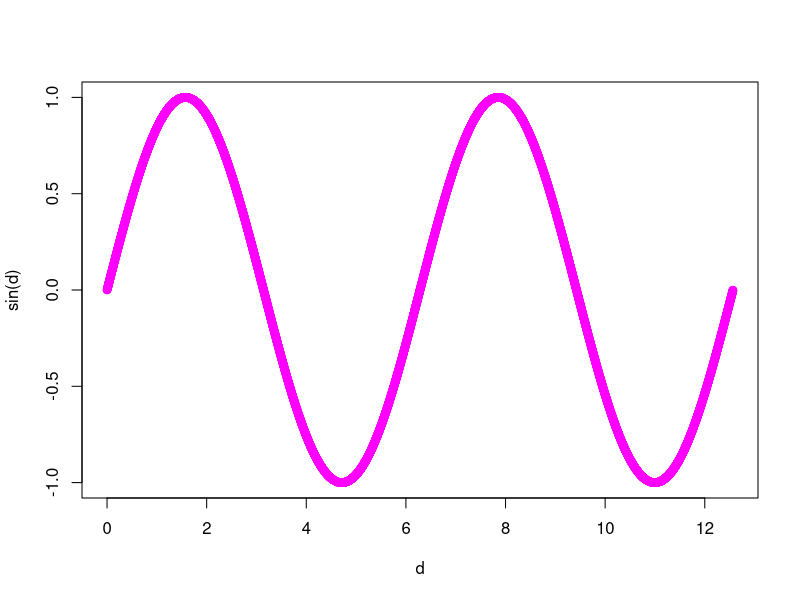
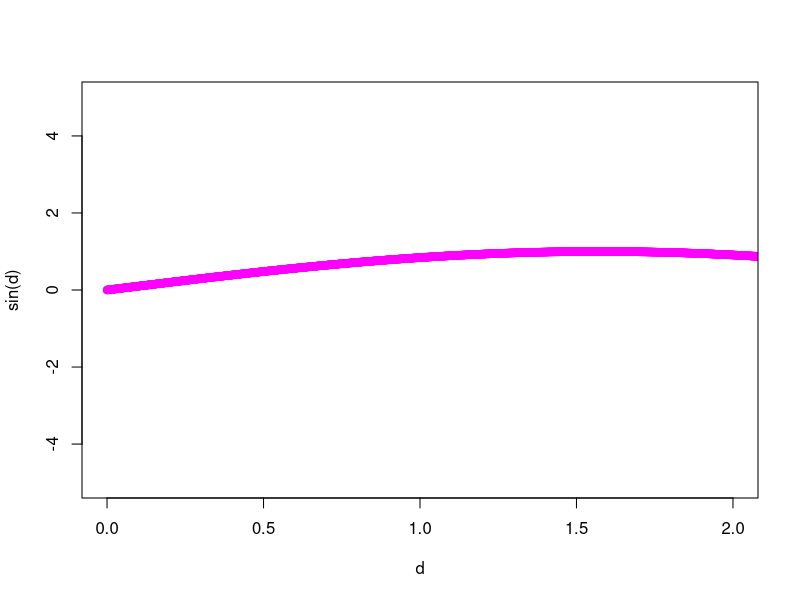
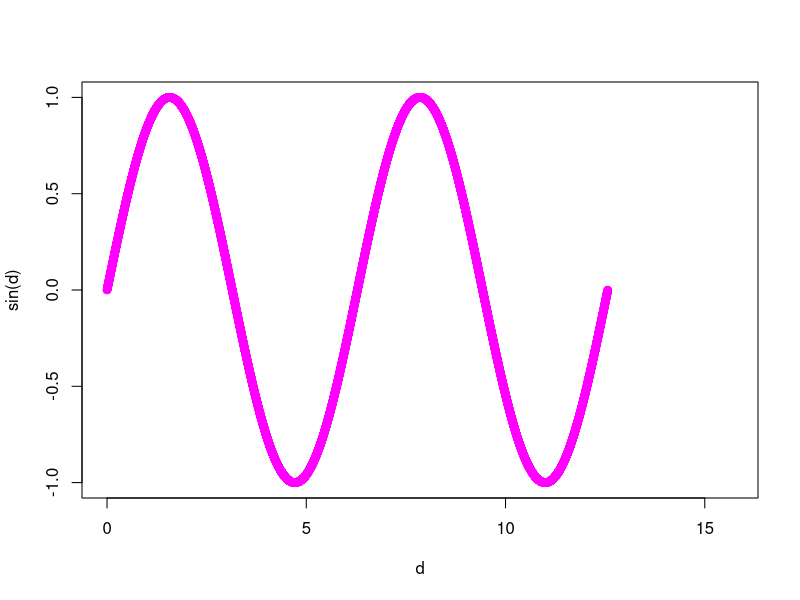

These charts were generated, in order, by the following R code:
#comentariu
x <-  11

#y = 1 # nu e indicat sa facem atribuire cu =

print("Uite mama fara dinti")
 #ctrl + enter pentru a rula linia curenta

a <- c(1, 2, 8) #vector cu 3 elem

b <- -5 : 15 


c <- 4.9 : 10.3

d <- seq(0, 4*pi, 0.001) #genereaza in interval dens

d[4]


sin (0)

sin(d)

plot(d, sin(d), col = "magenta") # doar grafic

plot(d, sin(d), col = "magenta", ylim = c(-5, 5), xlim = c(0,2)) #limitam graficul pe intrvale
plot(d, sin(d), col = "magenta",xlim = c(0,5*pi)) #limitam graficul pe intrvale



length(log (b[b>0])) #valorile din b care sunt pozitive


log (b[((b > 0) & (b %% 2 == 0)) | (b %% 3 == 0)])
            # |

a + b[1:3] # aduna a cu primele valori din b


a + b # cand dimnesiunea vect mai mic divide dim vect mai mare
      # a se prelungeste cu aceleasi valori


v <- 6 : 105
